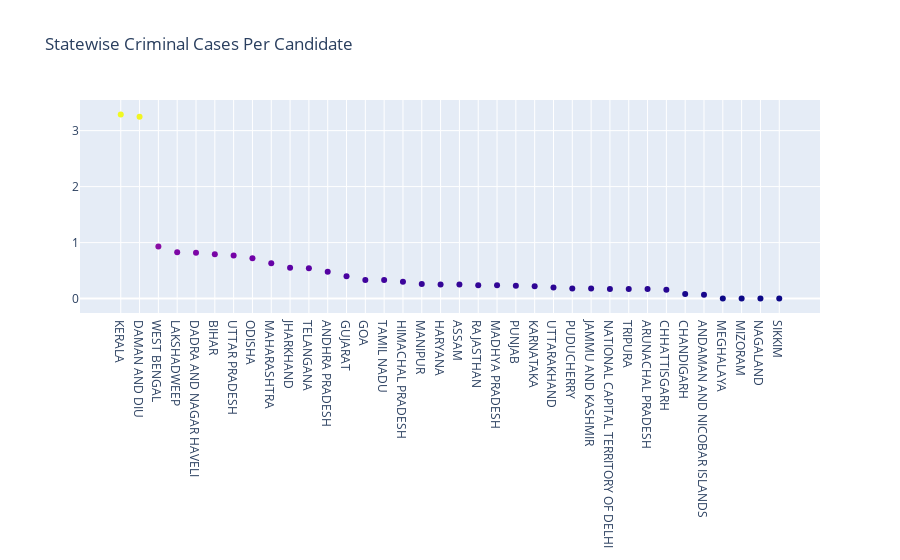

Notebook code cell kept with this figure:
### Markdown cell above
### 4.3 Criminal Records According To Candidates

### Code cell
criminalScatter = go.Figure(data=go.Scatter(x=criminaldf["STATE"],
                                y=criminaldf["PENDING_CRIMINAL_CASES_PER_CANDIDATE"],
                                mode='markers',
                                marker_color=criminaldf["PENDING_CRIMINAL_CASES_PER_CANDIDATE"],
                                text=criminaldf["STATE"])) # hover text goes here

criminalScatter.update_layout(title='Statewise Criminal Cases Per Candidate')
criminalScatter.show()

### Figure 1 — Plotly figure (JSON) as saved in the notebook; plotly's stock layout.template omitted (floating-point values rounded to 4 significant figures)
{"data": [{"marker": {"color": [3.29, 3.25, 0.93, 0.83, 0.82, 0.79, 0.77, 0.72, 0.63, 0.55, 0.54, 0.48, 0.4, 0.33, 0.33, 0.3, 0.26, 0.25, 0.25, 0.24, 0.24, 0.23, 0.22, 0.2, 0.18, 0.18, 0.17, 0.17, 0.17, 0.16, 0.08, 0.07, 0, 0, 0, 0]}, "mode": "markers", "text": ["KERALA", "DAMAN AND DIU", "WEST BENGAL", "LAKSHADWEEP", "DADRA AND NAGAR HAVELI", "BIHAR", "UTTAR PRADESH", "ODISHA", "MAHARASHTRA", "JHARKHAND", "TELANGANA", "ANDHRA PRADESH", "GUJARAT", "GOA", "TAMIL NADU", "HIMACHAL PRADESH", "MANIPUR", "HARYANA", "ASSAM", "RAJASTHAN", "MADHYA PRADESH", "PUNJAB", "KARNATAKA", "UTTARAKHAND", "PUDUCHERRY", "JAMMU AND KASHMIR", "NATIONAL CAPITAL TERRITORY OF DELHI", "TRIPURA", "ARUNACHAL PRADESH", "CHHATTISGARH", "CHANDIGARH", "ANDAMAN AND NICOBAR ISLANDS", "MEGHALAYA", "MIZORAM", "NAGALAND", "SIKKIM"], "type": "scatter", "x": ["KERALA", "DAMAN AND DIU", "WEST BENGAL", "LAKSHADWEEP", "DADRA AND NAGAR HAVELI", "BIHAR", "UTTAR PRADESH", "ODISHA", "MAHARASHTRA", "JHARKHAND", "TELANGANA", "ANDHRA PRADESH", "GUJARAT", "GOA", "TAMIL NADU", "HIMACHAL PRADESH", "MANIPUR", "HARYANA", "ASSAM", "RAJASTHAN", "MADHYA PRADESH", "PUNJAB", "KARNATAKA", "UTTARAKHAND", "PUDUCHERRY", "JAMMU AND KASHMIR", "NATIONAL CAPITAL TERRITORY OF DELHI", "TRIPURA", "ARUNACHAL PRADESH", "CHHATTISGARH", "CHANDIGARH", "ANDAMAN AND NICOBAR ISLANDS", "MEGHALAYA", "MIZORAM", "NAGALAND", "SIKKIM"], "y": [3.29, 3.25, 0.93, 0.83, 0.82, 0.79, 0.77, 0.72, 0.63, 0.55, 0.54, 0.48, 0.4, 0.33, 0.33, 0.3, 0.26, 0.25, 0.25, 0.24, 0.24, 0.23, 0.22, 0.2, 0.18, 0.18, 0.17, 0.17, 0.17, 0.16, 0.08, 0.07, 0, 0, 0, 0]}], "layout": {"title": {"text": "Statewise Criminal Cases Per Candidate"}}}
